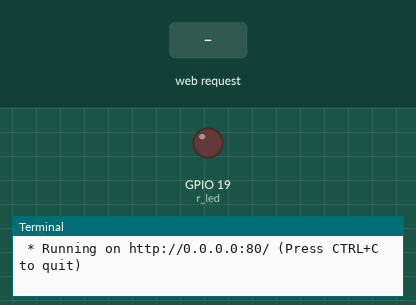
Simulated run of this program. Board: Raspberry Pi (BCM pin numbers). Shown: output pins drawn as LEDs (lit = HIGH), the last lines printed to the terminal. The inputs (shaded band) are chosen by the test bench. The clock reads 2024-03-15 10:24:30 at power-on unless the program sets it.

Above: at 1.2 s.
1.3 s: HTTP request for /data received with the fields led=off
At 1.6 s:
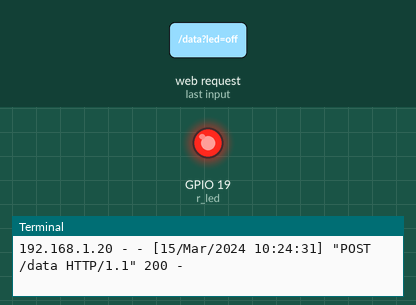
2.8 s: HTTP request for /data received with the fields led=on
At 3.9 s:
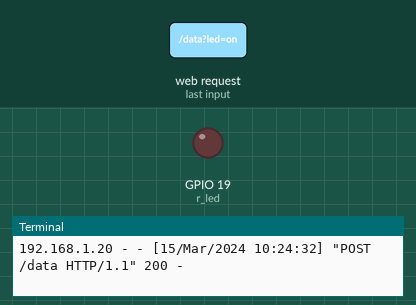
Timing chart, 0 to 5.8 s (numbered marks = the images above; inputs shaded):
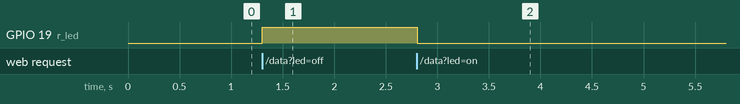

The program:

main20-1.py
```python
# 동일한 폴더 위치에 templates 폴더를 만들고 거기에 html 파일을 저장한다.

from flask import Flask, request, render_template
import RPi.GPIO as GPIO

app = Flask(__name__)

r_led = 19

GPIO.setmode(GPIO.BCM)
GPIO.setup(r_led, GPIO.OUT)

@app.route('/')
def home():
	return render_template("index.html")

@app.route('/data', methods = ['POST'])
def data():
	data = request.form['led']

	if(data == 'on'):
		GPIO.output(r_led, False)
		return home()

	elif(data == 'off'):
		GPIO.output(r_led, True)
		return home()

if __name__ == '__main__':
	app.run(host = '0.0.0.0', port = '80')
```

Measured:
- after the input at 1.3 s, GPIO 19 (r_led): LOW → HIGH at once
- after the input at 2.8 s, GPIO 19 (r_led): HIGH → LOW at once
